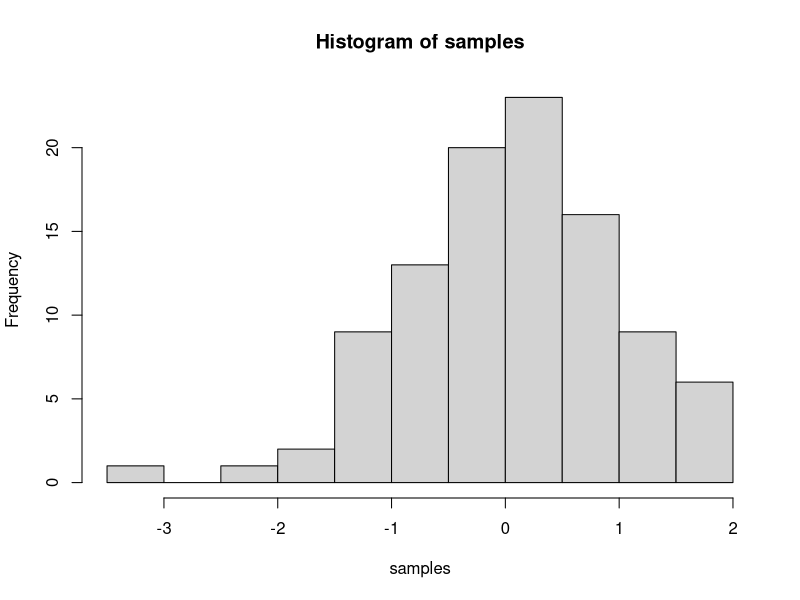

Reproduce this figure in R.
## ---- chunk 1
knitr::opts_chunk$set(message=FALSE,warning=FALSE, cache=TRUE)
## ---- chunk 2
samples <- rnorm(100, mean=0, sd=1)
hist(samples)
## ---- chunk 3
1+2
2*5
5/3
(1+6+4)/5

## ---- chunk 4
a<-1
b<-2
a+b

d<-c(1,2,3)
e<-c(5,6,7)
d+e
d*e
d/e

## ---- chunk 5
# for loop solution
# i becomes the number 1 to 100 at each step of the loop


a <- length(100) # make empty variable, set length to 100
for (i in 1:100){
  a[i] <-i #assigns the number in i, to the ith index of a
}

print(a)

# for loop solution #2

a<-c() #create empty variable using combine command
for (i in 1:100){
  a<-c(a,i) # keeps combining a with itself and the new number in i
}
print(a)

# seq solution
a <- seq(1,100,1) # look up help for seq using ?seq() in console
print(a)

